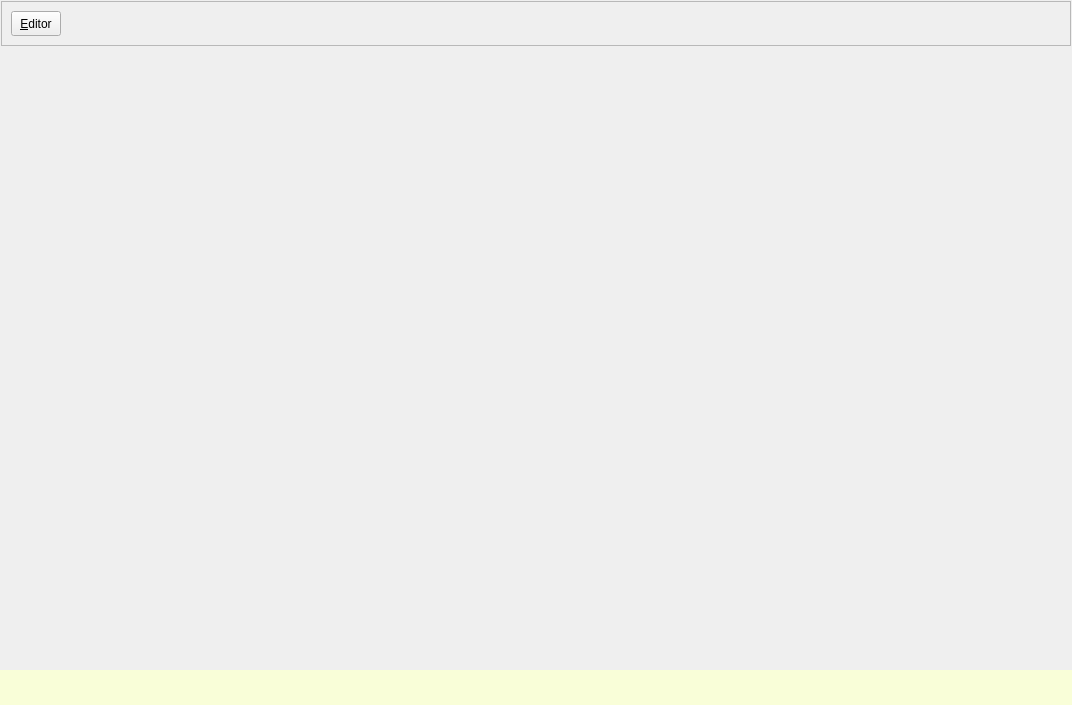
<?xml version="1.0" encoding="UTF-8"?>
<ui version="4.0">
 <class>UmlDisplayer</class>
 <widget class="QMainWindow" name="UmlDisplayer">
  <property name="geometry">
   <rect>
    <x>0</x>
    <y>0</y>
    <width>1072</width>
    <height>705</height>
   </rect>
  </property>
  <property name="sizePolicy">
   <sizepolicy hsizetype="Preferred" vsizetype="Preferred">
    <horstretch>0</horstretch>
    <verstretch>0</verstretch>
   </sizepolicy>
  </property>
  <property name="windowTitle">
   <string>MainWindow</string>
  </property>
  <widget class="QWidget" name="centralwidget">
   <layout class="QVBoxLayout" name="verticalLayout" stretch="5,95">
    <property name="spacing">
     <number>1</number>
    </property>
    <property name="leftMargin">
     <number>1</number>
    </property>
    <property name="topMargin">
     <number>1</number>
    </property>
    <property name="rightMargin">
     <number>1</number>
    </property>
    <property name="bottomMargin">
     <number>1</number>
    </property>
    <item>
     <widget class="QFrame" name="frame">
      <property name="frameShape">
       <enum>QFrame::StyledPanel</enum>
      </property>
      <property name="frameShadow">
       <enum>QFrame::Raised</enum>
      </property>
      <layout class="QHBoxLayout" name="horizontalLayout">
       <item>
        <widget class="QToolButton" name="btnBack">
         <property name="minimumSize">
          <size>
           <width>50</width>
           <height>25</height>
          </size>
         </property>
         <property name="maximumSize">
          <size>
           <width>50</width>
           <height>25</height>
          </size>
         </property>
         <property name="text">
          <string>&amp;Editor</string>
         </property>
        </widget>
       </item>
       <item>
        <spacer name="horizontalSpacer">
         <property name="orientation">
          <enum>Qt::Horizontal</enum>
         </property>
         <property name="sizeHint" stdset="0">
          <size>
           <width>40</width>
           <height>20</height>
          </size>
         </property>
        </spacer>
       </item>
      </layout>
     </widget>
    </item>
    <item>
     <widget class="QLabel" name="lblImage">
      <property name="sizePolicy">
       <sizepolicy hsizetype="Preferred" vsizetype="Preferred">
        <horstretch>0</horstretch>
        <verstretch>0</verstretch>
       </sizepolicy>
      </property>
      <property name="text">
       <string/>
      </property>
      <property name="scaledContents">
       <bool>false</bool>
      </property>
     </widget>
    </item>
   </layout>
  </widget>
  <widget class="QStatusBar" name="staDisplayer">
   <property name="minimumSize">
    <size>
     <width>0</width>
     <height>35</height>
    </size>
   </property>
   <property name="maximumSize">
    <size>
     <width>16777215</width>
     <height>35</height>
    </size>
   </property>
   <property name="styleSheet">
    <string notr="true">background-color: rgb(249, 254, 216);</string>
   </property>
  </widget>
 </widget>
 <tabstops>
  <tabstop>btnBack</tabstop>
 </tabstops>
 <resources/>
 <connections/>
</ui>
